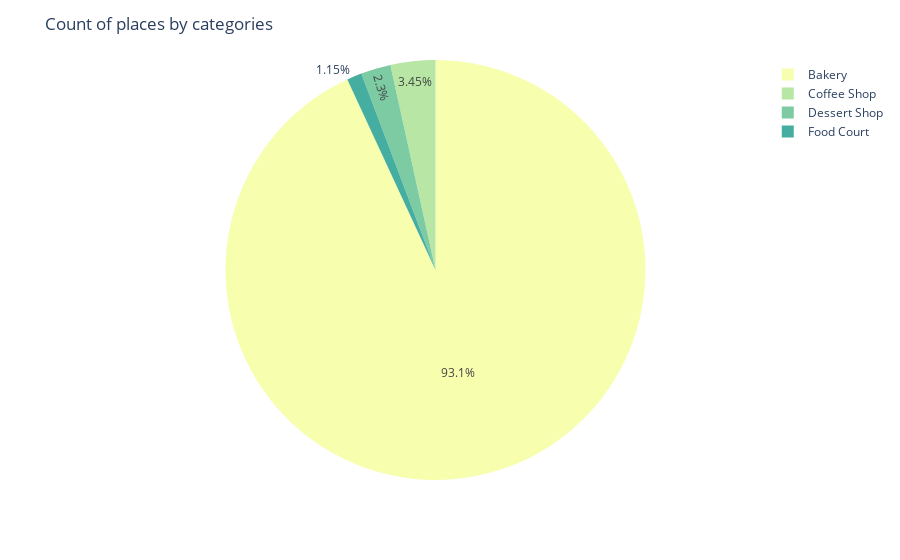

This figure's notebook cell:
### Markdown cell above
Let's first look how many bakeries we have from each district and how many types of bakeries we have from each categories.

### Code cell
categories_labels = bakery_full_df['categories'].value_counts().index
categories_values = bakery_full_df['categories'].value_counts().values

fig = px.pie(bakery_full_df, values=categories_values, names=categories_labels,
            color_discrete_sequence=px.colors.sequential.Bluyl)
fig.update_layout(
    title = 'Count of places by categories')
fig.show()

### Figure 1 — Plotly figure (JSON) as saved in the notebook; plotly's stock layout.template omitted (floating-point values rounded to 4 significant figures)
{"data": [{"domain": {"x": [0, 1], "y": [0, 1]}, "hovertemplate": "label=%{label}<br>value=%{value}<extra></extra>", "labels": ["Bakery", "Coffee Shop", "Dessert Shop", "Food Court"], "legendgroup": "", "name": "", "showlegend": true, "type": "pie", "values": [81, 3, 2, 1]}], "layout": {"legend": {"tracegroupgap": 0}, "margin": {"t": 60}, "piecolorway": ["rgb(247, 254, 174)", "rgb(183, 230, 165)", "rgb(124, 203, 162)", "rgb(70, 174, 160)", "rgb(8, 144, 153)", "rgb(0, 113, 139)", "rgb(4, 82, 117)"], "title": {"text": "Count of places by categories"}}}
